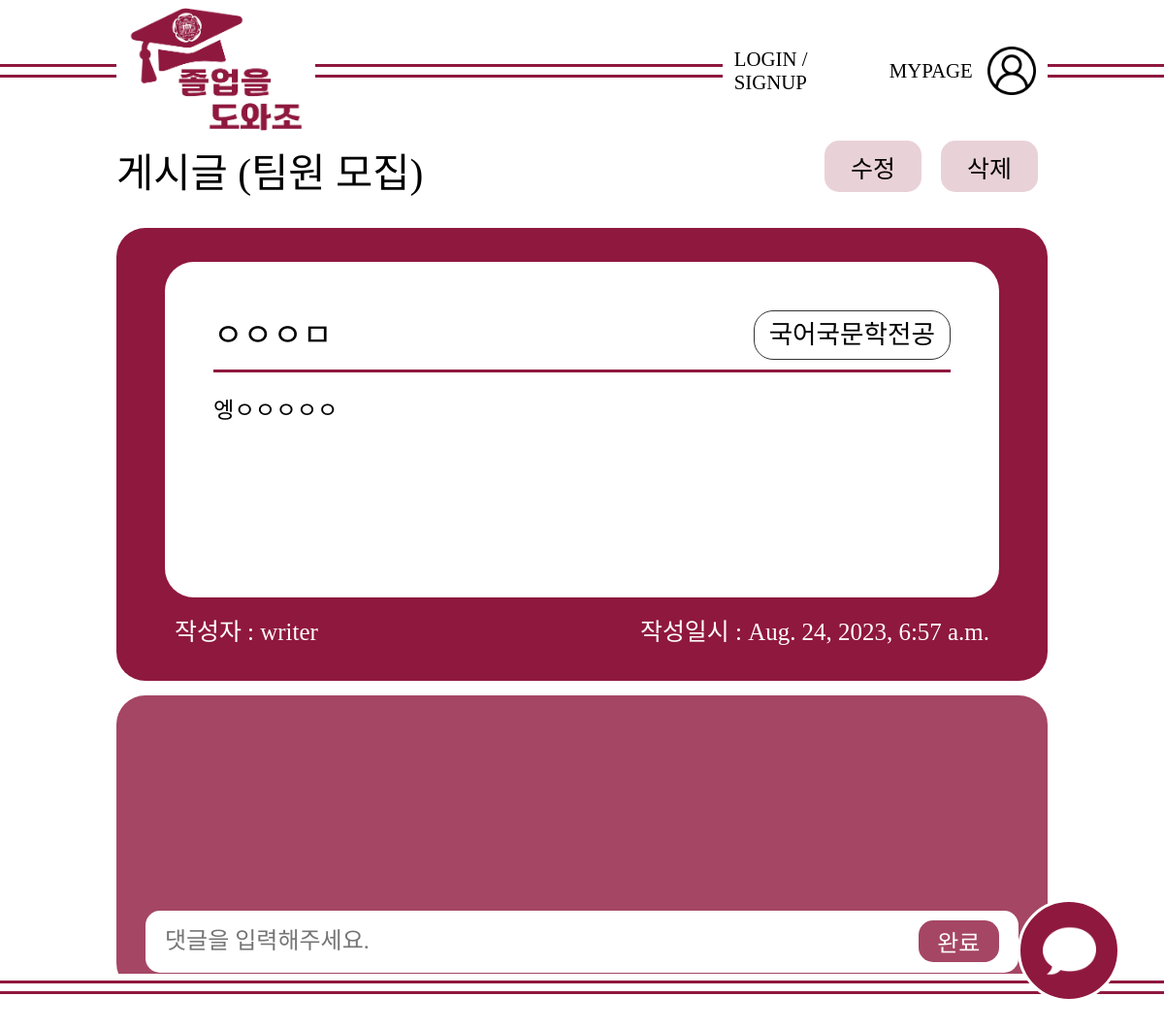
The page /team_board/14/ on the database as committed earlier.
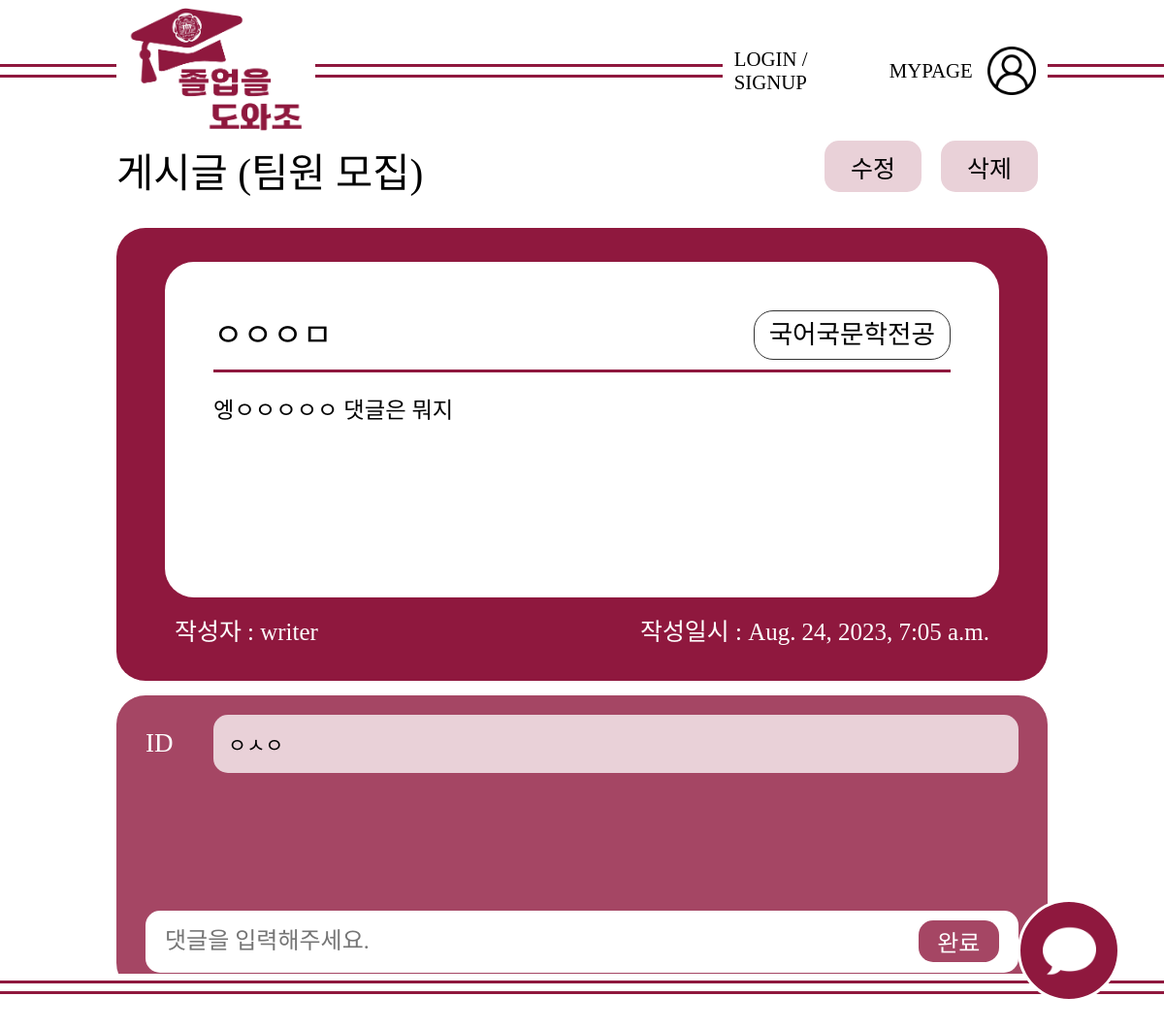
The same page on the database as committed later.
### team_board/models.py (models this page shows, shortened)
class Board(models.Model):
    title = models.CharField(max_length=100)
    content = models.CharField(max_length=500)
    author = models.CharField(max_length=100)
    like_count = models.PositiveIntegerField(default=0) # 양수입력 필드
    pub_date = models.DateTimeField(auto_now=True)
    major = models.CharField(max_length=100)  # 전공 필드 추가

class Reply(models.Model):
    reply = models.ForeignKey(Board, on_delete=models.CASCADE, related_name='replies')
    comment = models.CharField(max_length=200)
    rep_date = models.DateTimeField(auto_now=True)

### team_board/views.py (the view)
# urls.py: path('<int:board_id>/', views.detail, name='detail'),
def detail(request, board_id):
    board = Board.objects.get(id=board_id)
    return render(request, 'team_board/teamdetail.html', {'board': board})

### team_board/templates/team_board/teamdetail.html (shortened to what this page needs)
<!DOCTYPE html>
<html lang="kor">
  <head>
    {% load static %}
    <link rel="stylesheet" href="{% static 'css/teamdetail.css' %}" />
  </head>
  <body>
    <div class="container">
      <header class="hd">
        <div class="left-line">
          <hr />
          <hr />
        </div>
        <div class="logo">
          <a href="/">
            <img src="{% static 'image/logo.png' %}" alt="로고" />
          </a>
        </div>
        <div class="center-line">
          <hr />
          <hr />
        </div>
        <div class="user">
          <div class="login-username">
            <div class="login">
              <a href="#">
                <p>LOGIN / SIGNUP</p>
              </a>
            </div>
          </div>
          <a href="#">
            <div class="profile">
              <p>MYPAGE</p>
              <img src="{% static 'image/user.png' %}" alt="프로필" /></div
          ></a>
        </div>
        <div class="right-line">
          <hr />
          <hr />
        </div>
      </header>
      <section class="sec">
        <div class="content">
          <div class="contents">
            <div class="content-title">
              <p>게시글 (팀원 모집)</p>
            </div>
            <div class="content-btns">
              <a href="{% url 'team_board:edit_board' board.id %}"
                ><div class="rewrite-btn">
                  <p>수정</p>
                </div></a
              >
              <a href="#"
                ><div class="delete-btn">
                  <p>삭제</p>
                </div></a
              >
            </div>
          </div>
          <div class="box">
            <div class="contentbox">
              <div class="content-titles">
                <p>{{ board.title }}</p>
                <div class="content-dept">
                  <p>국어국문학전공</p>
                </div>
              </div>
              <div class="content-text">
                <p>{{ board.content }}</p>
              </div>
            </div>
            <div class="writer">
              <p>작성자 : writer</p>
              <p>작성일시 : {{ board.pub_date }}</p>
            </div>
          </div>
          <div class="box-2">
            <div class="coms">
              {% for rep in board.replies.all %}
              <div class="com">
                <div class="com-id">
                  <p>ID</p>
                </div>
                <div class="com-text">
                  <p>{{ rep.comment }}</p>
                </div>
              </div>
              {% endfor %}
            </div>
            <form action="{% url 'team_board:create_reply' board.id %}" method="post" class="form">
              <input type="text" name="comment" id="comment-text" placeholder="댓글을 입력해주세요." />
              <input type="submit" value="완료" class="submit-button" />
            </form>
          </div>
        </div>
      </section>
      <footer class="ft">
        <hr />
        <hr />
      </footer>
      <navigation class="nav">
        <a href="#">
          <div class="chat-button">
            <img src="{% static 'image/speech-bubble.png' %}" alt="챗봇" /></div
        ></a>
      </navigation>
    </div>
  </body>
</html>

Rows that differ between the two databases and show on the page:
changed Board "ㅇㅇㅇㅁ": content "엥ㅇㅇㅇㅇㅇ" → "엥ㅇㅇㅇㅇㅇ 댓글은 뭐지"; pub_date "Aug. 24, 2023, 6:57 a.m." → "Aug. 24, 2023, 7:05 a.m."
added Reply: comment "ㅇㅅㅇ"
